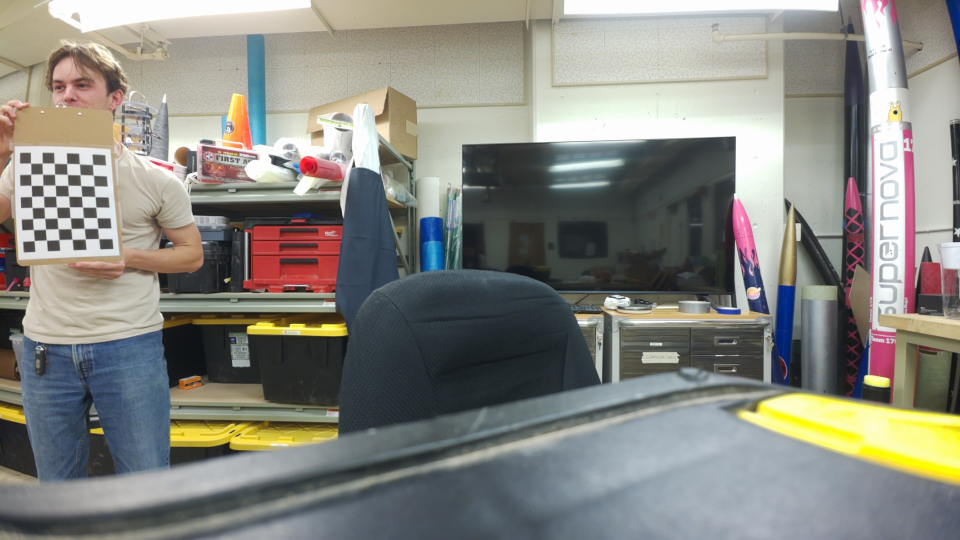
#> input picture calibration_and_homography/calib_images_USE/left_01_20251031_013925.jpg, 1920 x 1080 px (shown at 1/2 size); its folder holds 4 pictures in this run
$ python undistorting-stitching.py   (older library calls are emulated)
#> lines starting #> are read from the running program, lines starting #| are printed output that depends on the picture
import cv2
import numpy as np
import glob
import os
from collections import defaultdict
import re


def parse_image_files(folder_path):
    """Parse image files and organize them by camera (left/right)"""
#> called with folder_path = '../calib_images_USE'
    image_files = glob.glob(os.path.join(folder_path, "*.jpg"))

    left_images = []
    right_images = []

    for img_path in image_files:
        filename = os.path.basename(img_path)
        match = re.search(r'(left|right)_(\d+)_(\d{8})_', filename)
        if match:
            side = match.group(1)
            if side == 'left':
                left_images.append(img_path)
            else:
                right_images.append(img_path)

    return sorted(left_images), sorted(right_images)


def calibrate_single_camera(image_paths, chessboard_size=(6, 8), square_size=27.0):
    """Calibrate a single camera using its images"""
#> called with chessboard_size = (6, 8), square_size = 27

    # Prepare object points (3D points in real world space)
    objp = np.zeros((chessboard_size[0] * chessboard_size[1], 3), np.float32)
    objp[:, :2] = np.mgrid[0:chessboard_size[0], 0:chessboard_size[1]].T.reshape(-1, 2)
    objp *= square_size

    objpoints = []  # 3D points in real world
    imgpoints = []  # 2D points in image plane

    img_shape = None
    successful_images = []

    for img_path in image_paths:
        img = cv2.imread(img_path)
#> img is the input picture: shape (1080, 1920, 3); mean B, G, R 127.2, 133.9, 134.3
        if img is None:
            continue

        gray = cv2.cvtColor(img, cv2.COLOR_BGR2GRAY)
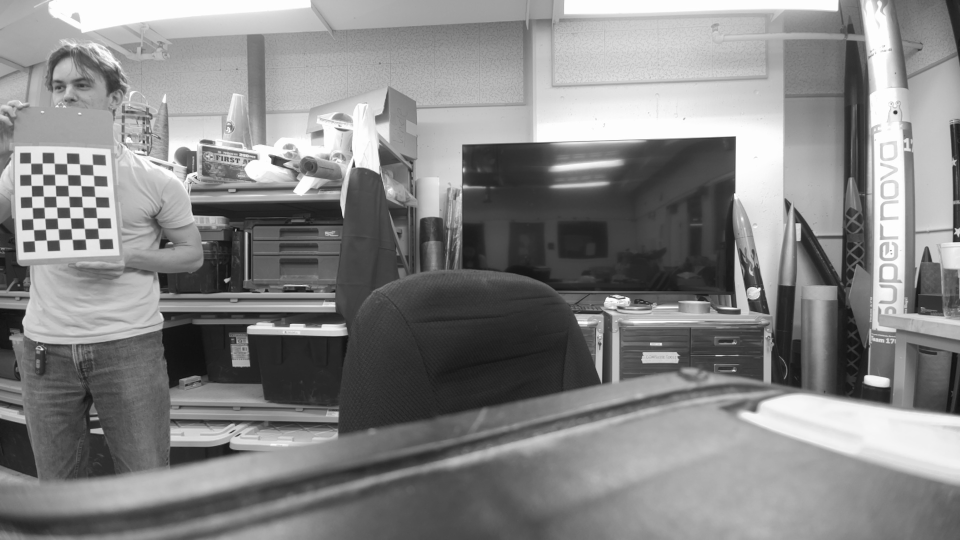
#> gray: shape (1080, 1920) (shown at 1/2 size); min 5, max 255, mean 133.2
        img_shape = gray.shape[::-1]
#> img_shape = (1920, 1080)

        # Find chessboard corners
        ret, corners = cv2.findChessboardCorners(gray, chessboard_size, None)
#> ret = True; corners = 48 rows, first 8: [61.5, 326.5], [84.99, 326.4], [108.6, 326.6], [134, 327.4], [159.3, 328.2], [185.7, 329.5], [62.03, 349], [85.38, 348.5]

        if ret:
            objpoints.append(objp)

            # Refine corner positions
            criteria = (cv2.TERM_CRITERIA_EPS + cv2.TERM_CRITERIA_MAX_ITER, 30, 0.001)
            corners_refined = cv2.cornerSubPix(gray, corners, (11, 11), (-1, -1), criteria)
#> corners_refined = 48 rows, first 8: [61.6, 326.6], [84.7, 326.6], [108.9, 326.8], [133.9, 327.4], [159.3, 328.2], [185.6, 329.5], [62.08, 349], [85.54, 348.7]
            imgpoints.append(corners_refined)
            successful_images.append(img_path)
        else:
            print(f"(Note: No chessboard in {os.path.basename(img_path)})\n")
#> pass 2 of the loop in calibrate_single_camera, `for img_path in image_paths:`:
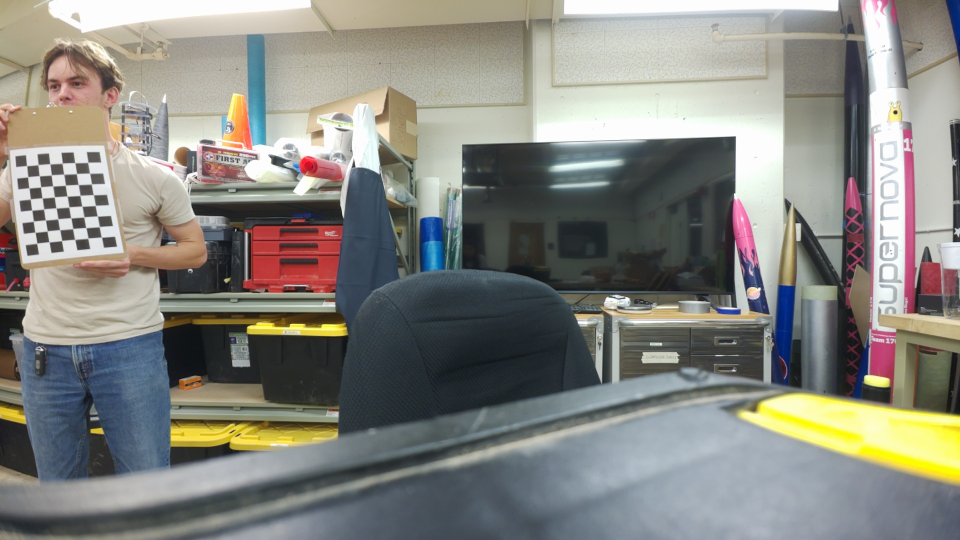
#> input picture calibration_and_homography/calib_images_USE/left_02_20251031_013928.jpg, 1920 x 1080 px (shown at 1/2 size)
#> in calibrate_single_camera, img is the input picture: shape (1080, 1920, 3); mean B, G, R 127.5, 133.9, 134.2
#> in calibrate_single_camera, `gray = cv2.cvtColor(img, cv2.COLOR_BGR2GRAY)`:
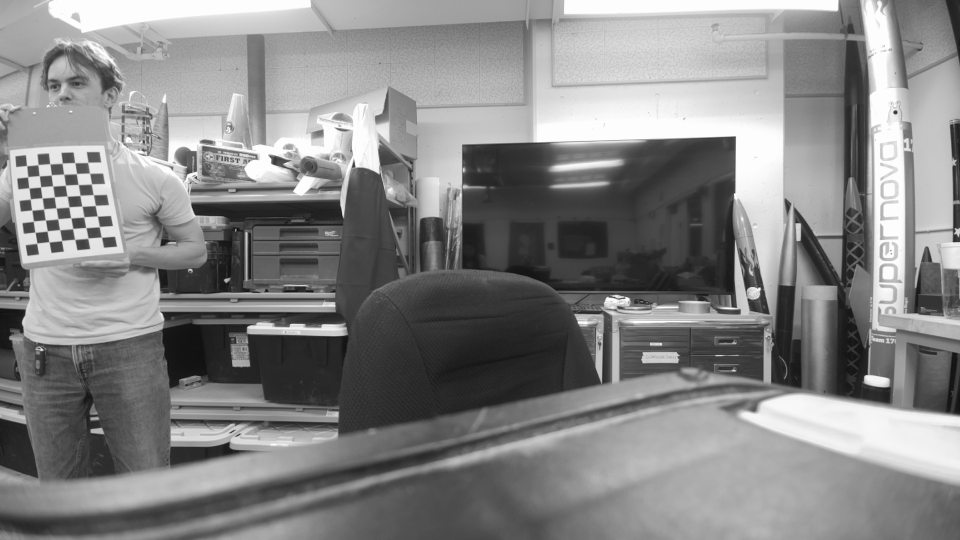
#> gray: shape (1080, 1920) (shown at 1/2 size); min 7, max 255, mean 133.2
#> corners = 48 rows, first 8: [53.79, 331.6], [76.53, 329.6], [100.4, 327.9], [124.9, 326.7], [149.9, 325.7], [176.3, 325], [56.05, 354.1], [78.93, 351.8]
#> corners_refined = 48 rows, first 8: [53.75, 331.7], [76.48, 329.8], [100.3, 328.1], [124.8, 326.8], [150.1, 325.8], [176.1, 325.1], [55.84, 354.1], [79.02, 352]

    if len(objpoints) < 10:
        print(f"Warning: Only found {len(objpoints)} valid images. Need at least 10 for good calibration.")
        return None

    # Calibrate camera
    ret, mtx, dist, rvecs, tvecs = cv2.calibrateCamera(
        objpoints, imgpoints, img_shape, None, None
    )

    if not ret:
        print("Calibration failed.")
        return None

    # Calculate reprojection error
    total_error = 0
    for i in range(len(objpoints)):
        imgpoints2, _ = cv2.projectPoints(objpoints[i], rvecs[i], tvecs[i], mtx, dist)
        error = cv2.norm(imgpoints[i], imgpoints2, cv2.NORM_L2) / len(imgpoints2)
        total_error += error

    mean_error = total_error / len(objpoints)

    return {
        'camera_matrix': mtx,
        'dist_coeffs': dist,
        'img_shape': img_shape,
        'mean_error': mean_error,
        'successful_images': successful_images
    }


# [16 lines left out: function create_undistortion_maps, not called in this run]


def undistort_image(img, map1, map2):
    """Apply undistortion to an image"""
    return cv2.remap(img, map1, map2, cv2.INTER_LINEAR)


# [121 lines left out: functions match_image_pairs, compute_homography_from_undistorted, stitch_undistorted_pair, not called in this run]


def main():
    folder_path = "../calib_images_USE"

    # Parse images by camera
    left_images, right_images = parse_image_files(folder_path)
    print(f"Found {len(left_images)} left camera images")
    print(f"Found {len(right_images)} right camera images\n")

    # Calibrate left camera
    left_calib = calibrate_single_camera(left_images, chessboard_size=(6, 8), square_size=27.0)

    if left_calib is None:
        print("Left camera calibration failed!")
        return

    # Calibrate right camera
    right_calib = calibrate_single_camera(right_images, chessboard_size=(6, 8), square_size=27.0)

    if right_calib is None:
        print("Right camera calibration failed!")
        return

    # Save calibration data
    np.savez('left_camera_calibration.npz',
             camera_matrix=left_calib['camera_matrix'],
             dist_coeffs=left_calib['dist_coeffs'],
             img_shape=left_calib['img_shape'],
             mean_error=left_calib['mean_error'])
    print("Saved left_camera_calibration.npz")

    np.savez('right_camera_calibration.npz',
             camera_matrix=right_calib['camera_matrix'],
             dist_coeffs=right_calib['dist_coeffs'],
             img_shape=right_calib['img_shape'],
             mean_error=right_calib['mean_error'])
    print("Saved right_camera_calibration.npz")

    # Create undistortion maps
    left_map1, left_map2, left_new_mtx, left_roi = create_undistortion_maps(left_calib, alpha=0.0)
    right_map1, right_map2, right_new_mtx, right_roi = create_undistortion_maps(right_calib, alpha=0.0)

    print("\nLeft camera ROI:", left_roi)
    print("Right camera ROI:", right_roi)

    # Test undistortion on first image from each camera
    # Create output directory
    os.makedirs('undistorted_output', exist_ok=True)

    # Test left camera
    test_left = cv2.imread(left_images[0])
    undistorted_left = undistort_image(test_left, left_map1, left_map2)
    cv2.imwrite('undistorted_output/test_left_undistorted.jpg', undistorted_left)
    print(f"Saved undistorted_output/test_left_undistorted.jpg")

    # Test right camera
    test_right = cv2.imread(right_images[0])
    undistorted_right = undistort_image(test_right, right_map1, right_map2)
    cv2.imwrite('undistorted_output/test_right_undistorted.jpg', undistorted_right)
    print(f"Saved undistorted_output/test_right_undistorted.jpg")

    # Create side-by-side comparison
    comparison_left = np.hstack([test_left, undistorted_left])
    comparison_right = np.hstack([test_right, undistorted_right])
    cv2.imwrite('undistorted_output/comparison_left.jpg', comparison_left)
    cv2.imwrite('undistorted_output/comparison_right.jpg', comparison_right)
    print("Saved comparison images to undistorted_output folder.\n")

    # Compute homography from undistorted images
    homography = compute_homography_from_undistorted(
        left_images, right_images,
        left_map1, left_map2,
        right_map1, right_map2,
        num_pairs=10
    )

    if homography is None:
        print("Failed to compute homography!")
        return

    print("\nHomography matrix:")
    print(homography)

    # Save homography
    np.save('homography.npy', homography)
    print("Saved homography.npy")

    # Undistort and stitch all image pairs
    os.makedirs('stitched_output', exist_ok=True)

    pairs = match_image_pairs(left_images, right_images)
    print(f"Found {len(pairs)} matching pairs to stitch")

    for i, (left_path, right_path) in enumerate(pairs):
        left_basename = os.path.basename(left_path)
        # Extract pair number from filename
        match = re.search(r'left_(\d+)_', left_basename)
        if match:
            pair_num = match.group(1)
            output_name = f"stitched_output/stitched_{pair_num}.jpg"

            stitch_undistorted_pair(
                left_path, right_path,
                left_map1, left_map2,
                right_map1, right_map2,
                homography,
                output_name
            )

    print(f"All {len(pairs)} pairs stitched!\n")

    print("\nCalibration Summary:")
    print(f"Left camera mean error: {left_calib['mean_error']:.4f} pixels")
    print(f"Right camera mean error: {right_calib['mean_error']:.4f} pixels\n")

    print(f"\nOutput:")
    print(f"  Calibration files: calibration_and_homography/fresh_calibration/")
    print(f"  Test images: calibration_and_homography/fresh_calibration/undistorted_output/")
    print(f"  Stitched images: calibration_and_homography/fresh_calibration/stitched_output/")


if __name__ == "__main__":
    main()
